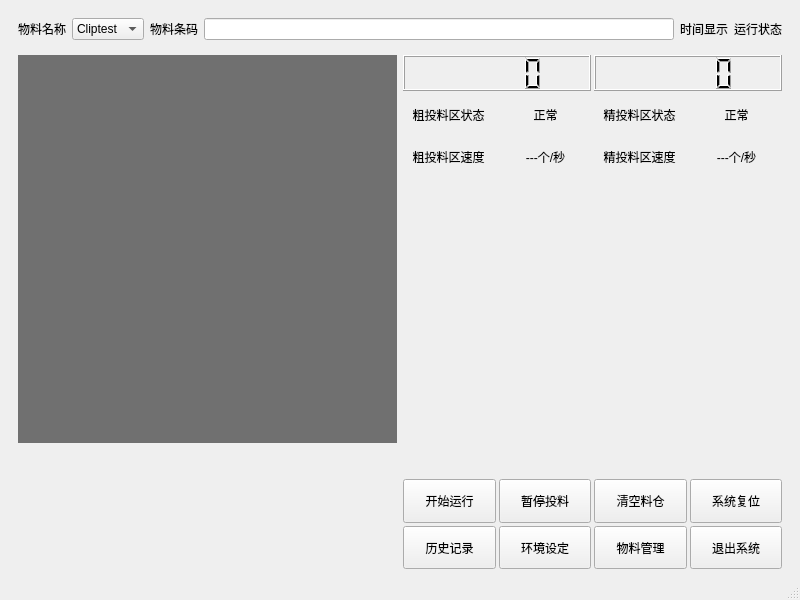
<?xml version="1.0" encoding="UTF-8"?>
<ui version="4.0">
 <class>MainWindow</class>
 <widget class="QMainWindow" name="MainWindow">
  <property name="geometry">
   <rect>
    <x>0</x>
    <y>0</y>
    <width>800</width>
    <height>600</height>
   </rect>
  </property>
  <property name="windowTitle">
   <string>MainWindow</string>
  </property>
  <widget class="QWidget" name="centralwidget">
   <layout class="QVBoxLayout" name="verticalLayout">
    <item>
     <widget class="QWidget" name="widget" native="true">
      <property name="maximumSize">
       <size>
        <width>16777215</width>
        <height>40</height>
       </size>
      </property>
      <layout class="QHBoxLayout" name="horizontalLayout_10">
       <item>
        <widget class="QLabel" name="label">
         <property name="text">
          <string>物料名称</string>
         </property>
        </widget>
       </item>
       <item>
        <widget class="QComboBox" name="comboBox">
         <item>
          <property name="text">
           <string>Cliptest</string>
          </property>
         </item>
        </widget>
       </item>
       <item>
        <widget class="QLabel" name="label_2">
         <property name="text">
          <string>物料条码</string>
         </property>
        </widget>
       </item>
       <item>
        <widget class="QLineEdit" name="lineEdit"/>
       </item>
       <item>
        <widget class="QLabel" name="label_3">
         <property name="text">
          <string>时间显示</string>
         </property>
        </widget>
       </item>
       <item>
        <widget class="QLabel" name="label_12">
         <property name="text">
          <string>运行状态</string>
         </property>
        </widget>
       </item>
      </layout>
     </widget>
    </item>
    <item>
     <widget class="QWidget" name="widget_2" native="true">
      <layout class="QHBoxLayout" name="horizontalLayout">
       <property name="topMargin">
        <number>0</number>
       </property>
       <property name="bottomMargin">
        <number>0</number>
       </property>
       <item>
        <widget class="QWidget" name="widget_3" native="true">
         <layout class="QVBoxLayout" name="verticalLayout_3">
          <property name="leftMargin">
           <number>0</number>
          </property>
          <property name="topMargin">
           <number>0</number>
          </property>
          <property name="rightMargin">
           <number>0</number>
          </property>
          <property name="bottomMargin">
           <number>0</number>
          </property>
          <item>
           <widget class="QWidget" name="widget_8" native="true">
            <property name="styleSheet">
             <string notr="true">background-color: rgb(112, 112, 112);</string>
            </property>
           </widget>
          </item>
          <item>
           <widget class="QWidget" name="widget_9" native="true">
            <property name="maximumSize">
             <size>
              <width>16777215</width>
              <height>120</height>
             </size>
            </property>
           </widget>
          </item>
         </layout>
        </widget>
       </item>
       <item>
        <widget class="QWidget" name="widget_4" native="true">
         <layout class="QVBoxLayout" name="verticalLayout_2">
          <property name="spacing">
           <number>3</number>
          </property>
          <property name="leftMargin">
           <number>0</number>
          </property>
          <property name="topMargin">
           <number>0</number>
          </property>
          <property name="rightMargin">
           <number>0</number>
          </property>
          <property name="bottomMargin">
           <number>0</number>
          </property>
          <item>
           <widget class="QWidget" name="widget_5" native="true">
            <property name="maximumSize">
             <size>
              <width>16777215</width>
              <height>120</height>
             </size>
            </property>
            <layout class="QHBoxLayout" name="horizontalLayout_4">
             <property name="spacing">
              <number>3</number>
             </property>
             <property name="leftMargin">
              <number>0</number>
             </property>
             <property name="topMargin">
              <number>0</number>
             </property>
             <property name="rightMargin">
              <number>0</number>
             </property>
             <property name="bottomMargin">
              <number>0</number>
             </property>
             <item>
              <widget class="QWidget" name="widget_10" native="true">
               <layout class="QVBoxLayout" name="verticalLayout_5">
                <property name="leftMargin">
                 <number>0</number>
                </property>
                <property name="topMargin">
                 <number>0</number>
                </property>
                <property name="rightMargin">
                 <number>0</number>
                </property>
                <property name="bottomMargin">
                 <number>0</number>
                </property>
                <item>
                 <widget class="QLCDNumber" name="lcdNumber"/>
                </item>
                <item>
                 <layout class="QHBoxLayout" name="horizontalLayout_5">
                  <item>
                   <widget class="QLabel" name="label_5">
                    <property name="text">
                     <string>粗投料区状态</string>
                    </property>
                    <property name="alignment">
                     <set>Qt::AlignCenter</set>
                    </property>
                   </widget>
                  </item>
                  <item>
                   <widget class="QLabel" name="label_4">
                    <property name="text">
                     <string>正常</string>
                    </property>
                    <property name="alignment">
                     <set>Qt::AlignCenter</set>
                    </property>
                   </widget>
                  </item>
                 </layout>
                </item>
                <item>
                 <layout class="QHBoxLayout" name="horizontalLayout_7">
                  <item>
                   <widget class="QLabel" name="label_7">
                    <property name="text">
                     <string>粗投料区速度</string>
                    </property>
                    <property name="alignment">
                     <set>Qt::AlignCenter</set>
                    </property>
                   </widget>
                  </item>
                  <item>
                   <widget class="QLabel" name="label_6">
                    <property name="text">
                     <string>---个/秒</string>
                    </property>
                    <property name="alignment">
                     <set>Qt::AlignCenter</set>
                    </property>
                   </widget>
                  </item>
                 </layout>
                </item>
               </layout>
              </widget>
             </item>
             <item>
              <widget class="QWidget" name="widget_11" native="true">
               <widget class="QWidget" name="widget_12" native="true">
                <property name="geometry">
                 <rect>
                  <x>0</x>
                  <y>0</y>
                  <width>188</width>
                  <height>120</height>
                 </rect>
                </property>
                <layout class="QVBoxLayout" name="verticalLayout_6">
                 <property name="leftMargin">
                  <number>0</number>
                 </property>
                 <property name="topMargin">
                  <number>0</number>
                 </property>
                 <property name="rightMargin">
                  <number>0</number>
                 </property>
                 <property name="bottomMargin">
                  <number>0</number>
                 </property>
                 <item>
                  <widget class="QLCDNumber" name="lcdNumber_2"/>
                 </item>
                 <item>
                  <layout class="QHBoxLayout" name="horizontalLayout_8">
                   <item>
                    <widget class="QLabel" name="label_8">
                     <property name="text">
                      <string>精投料区状态</string>
                     </property>
                     <property name="alignment">
                      <set>Qt::AlignCenter</set>
                     </property>
                    </widget>
                   </item>
                   <item>
                    <widget class="QLabel" name="label_9">
                     <property name="text">
                      <string>正常</string>
                     </property>
                     <property name="alignment">
                      <set>Qt::AlignCenter</set>
                     </property>
                    </widget>
                   </item>
                  </layout>
                 </item>
                 <item>
                  <layout class="QHBoxLayout" name="horizontalLayout_9">
                   <item>
                    <widget class="QLabel" name="label_10">
                     <property name="text">
                      <string>精投料区速度</string>
                     </property>
                     <property name="alignment">
                      <set>Qt::AlignCenter</set>
                     </property>
                    </widget>
                   </item>
                   <item>
                    <widget class="QLabel" name="label_11">
                     <property name="text">
                      <string>---个/秒</string>
                     </property>
                     <property name="alignment">
                      <set>Qt::AlignCenter</set>
                     </property>
                    </widget>
                   </item>
                  </layout>
                 </item>
                </layout>
               </widget>
              </widget>
             </item>
            </layout>
           </widget>
          </item>
          <item>
           <widget class="QWidget" name="widget_6" native="true"/>
          </item>
          <item>
           <widget class="QWidget" name="widget_7" native="true">
            <property name="maximumSize">
             <size>
              <width>16777215</width>
              <height>90</height>
             </size>
            </property>
            <layout class="QVBoxLayout" name="verticalLayout_4">
             <property name="spacing">
              <number>3</number>
             </property>
             <property name="leftMargin">
              <number>0</number>
             </property>
             <property name="topMargin">
              <number>0</number>
             </property>
             <property name="rightMargin">
              <number>0</number>
             </property>
             <property name="bottomMargin">
              <number>0</number>
             </property>
             <item>
              <layout class="QHBoxLayout" name="horizontalLayout_2">
               <item>
                <widget class="QPushButton" name="pushButton_2">
                 <property name="sizePolicy">
                  <sizepolicy hsizetype="Minimum" vsizetype="Preferred">
                   <horstretch>0</horstretch>
                   <verstretch>0</verstretch>
                  </sizepolicy>
                 </property>
                 <property name="text">
                  <string>开始运行</string>
                 </property>
                </widget>
               </item>
               <item>
                <widget class="QPushButton" name="pushButton_3">
                 <property name="sizePolicy">
                  <sizepolicy hsizetype="Minimum" vsizetype="Preferred">
                   <horstretch>0</horstretch>
                   <verstretch>0</verstretch>
                  </sizepolicy>
                 </property>
                 <property name="text">
                  <string>暂停投料</string>
                 </property>
                </widget>
               </item>
               <item>
                <widget class="QPushButton" name="pushButton_4">
                 <property name="sizePolicy">
                  <sizepolicy hsizetype="Minimum" vsizetype="Preferred">
                   <horstretch>0</horstretch>
                   <verstretch>0</verstretch>
                  </sizepolicy>
                 </property>
                 <property name="text">
                  <string>清空料仓</string>
                 </property>
                </widget>
               </item>
               <item>
                <widget class="QPushButton" name="pushButton">
                 <property name="sizePolicy">
                  <sizepolicy hsizetype="Minimum" vsizetype="Preferred">
                   <horstretch>0</horstretch>
                   <verstretch>0</verstretch>
                  </sizepolicy>
                 </property>
                 <property name="text">
                  <string>系统复位</string>
                 </property>
                </widget>
               </item>
              </layout>
             </item>
             <item>
              <layout class="QHBoxLayout" name="horizontalLayout_3">
               <item>
                <widget class="QPushButton" name="pushButton_6">
                 <property name="sizePolicy">
                  <sizepolicy hsizetype="Minimum" vsizetype="Preferred">
                   <horstretch>0</horstretch>
                   <verstretch>0</verstretch>
                  </sizepolicy>
                 </property>
                 <property name="text">
                  <string>历史记录</string>
                 </property>
                </widget>
               </item>
               <item>
                <widget class="QPushButton" name="pushButton_7">
                 <property name="sizePolicy">
                  <sizepolicy hsizetype="Minimum" vsizetype="Preferred">
                   <horstretch>0</horstretch>
                   <verstretch>0</verstretch>
                  </sizepolicy>
                 </property>
                 <property name="text">
                  <string>环境设定</string>
                 </property>
                </widget>
               </item>
               <item>
                <widget class="QPushButton" name="pushButton_8">
                 <property name="sizePolicy">
                  <sizepolicy hsizetype="Minimum" vsizetype="Preferred">
                   <horstretch>0</horstretch>
                   <verstretch>0</verstretch>
                  </sizepolicy>
                 </property>
                 <property name="text">
                  <string>物料管理</string>
                 </property>
                </widget>
               </item>
               <item>
                <widget class="QPushButton" name="pushButton_5">
                 <property name="sizePolicy">
                  <sizepolicy hsizetype="Minimum" vsizetype="Preferred">
                   <horstretch>0</horstretch>
                   <verstretch>0</verstretch>
                  </sizepolicy>
                 </property>
                 <property name="text">
                  <string>退出系统</string>
                 </property>
                </widget>
               </item>
              </layout>
             </item>
            </layout>
           </widget>
          </item>
         </layout>
        </widget>
       </item>
      </layout>
     </widget>
    </item>
   </layout>
  </widget>
  <widget class="QMenuBar" name="menubar">
   <property name="geometry">
    <rect>
     <x>0</x>
     <y>0</y>
     <width>800</width>
     <height>21</height>
    </rect>
   </property>
  </widget>
  <widget class="QStatusBar" name="statusbar"/>
 </widget>
 <resources/>
 <connections/>
</ui>
